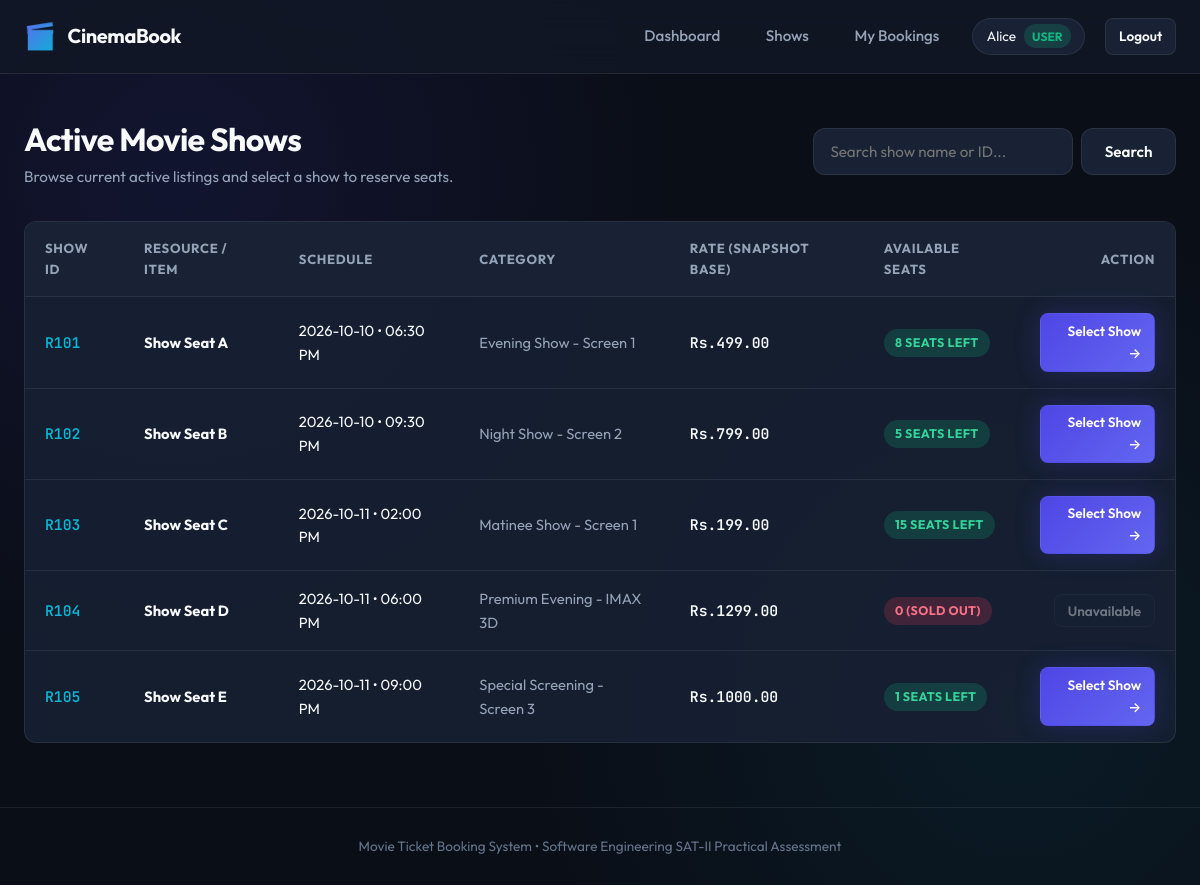
Page /shows (signed in) on the committed database.
### models/resource.py (models this page shows, shortened)
class Resource(Base):
    __tablename__ = 'resources'
    id = Column(String(50), primary_key=True)  # e.g., 'R101'
    name = Column(String(100), nullable=False)  # e.g., 'Show Seat A'
    rate = Column(Float, nullable=False)
    availability = Column(Integer, nullable=False, default=0)
    status = Column(String(20), default='ACTIVE')  # 'ACTIVE' or 'INACTIVE'
    created_at = Column(DateTime, default=lambda: datetime.now(timezone.utc))
    schedules = relationship('Schedule', back_populates='resource', cascade='all, delete-orphan')
    reservation_items = relationship('ReservationItem', back_populates='resource')

### models/schedule.py (models this page shows, shortened)
class Schedule(Base):
    __tablename__ = 'schedules'
    id = Column(Integer, primary_key=True, autoincrement=True)
    resource_id = Column(String(50), ForeignKey('resources.id'), nullable=False)
    date = Column(String(20), nullable=False)       # e.g., '2026-10-10'
    time = Column(String(20), nullable=False)       # e.g., '06:30 PM'
    category = Column(String(100), nullable=False)  # e.g., 'Evening Show - Screen 1'
    resource = relationship('Resource', back_populates='schedules')

### routes/user_routes.py (the view)
@user_bp.route('/shows')
@login_required
def shows():
    db = get_db()
    try:
        query_text = request.args.get('search', '').strip()
        query = db.query(Resource).filter(Resource.status == 'ACTIVE')
        if query_text:
            query = query.filter(Resource.name.ilike(f"%{query_text}%") | Resource.id.ilike(f"%{query_text}%"))
        resources = query.order_by(Resource.id).all()
        return render_template('shows.html', resources=resources, search_query=query_text)
    finally:
        db.close()

### routes/helpers.py (called while the page is built)
def get_db():
    return database_setup.SessionLocal()

def login_required(f):
    @wraps(f)
    def decorated_function(*args, **kwargs):
        if not session.get('user_id'):
            flash("Please log in to continue.", "warning")
            return redirect(url_for('user_bp.login'))
        return f(*args, **kwargs)
    return decorated_function

### templates/shows.html (shortened to what this page needs)
{% extends "base.html" %}
{% block content %}
<div style="display: flex; justify-content: space-between; align-items: center; margin-bottom: 2rem; flex-wrap: wrap; gap: 1rem;">
  <div>
    <h1 style="font-size: 2rem; font-weight: 700; letter-spacing: -0.02em;" id="shows-heading">Active Movie Shows</h1>
    <p style="color: var(--text-muted); font-size: 0.95rem;">Browse current active listings and select a show to reserve seats.</p>
  </div>
  <form method="GET" action="{{ url_for('user_bp.shows') }}" style="display: flex; gap: 0.5rem;" id="search-shows-form">
    <input type="text" name="search" id="search-input" value="{{ search_query }}" placeholder="Search show name or ID..." class="form-control" style="width: 260px;">
    <button type="submit" class="btn btn-secondary" id="btn-search-shows">Search</button>
  </form>
</div>
<div class="table-wrapper">
  <table class="table" id="shows-table">
    <thead>
      <tr>
        <th>Show ID</th>
        <th>Resource / Item</th>
        <th>Schedule</th>
        <th>Category</th>
        <th>Rate (Snapshot Base)</th>
        <th>Available Seats</th>
        <th style="text-align: right;">Action</th>
      </tr>
    </thead>
    <tbody>
      {% for res in resources %}
        <tr id="row-show-{{ res.id }}">
          <td><span class="mono" style="font-weight: 600; color: var(--accent-cyan);">{{ res.id }}</span></td>
          <td><strong>{{ res.name }}</strong></td>
          <td>
            {% if res.schedules %}
              <span>{{ res.schedules[0].date }} &bull; {{ res.schedules[0].time }}</span>
            {% else %}
              <span style="color: var(--text-dim);">General Daily</span>
            {% endif %}
          </td>
          <td>
            {% if res.schedules %}
              <span style="color: var(--text-muted);">{{ res.schedules[0].category }}</span>
            {% else %}
              Standard
            {% endif %}
          </td>
          <td>
            <span class="mono" style="font-weight: 600;">Rs.{{ "%.2f"|format(res.rate) }}</span>
          </td>
          <td>
            {% if res.availability > 0 %}
              <span class="badge badge-available" id="badge-avail-{{ res.id }}">
                {{ res.availability }} seats left
              </span>
            {% else %}
              <span class="badge badge-soldout" id="badge-avail-{{ res.id }}">
                0 (Sold Out)
              </span>
            {% endif %}
          </td>
          <td style="text-align: right;">
            {% if res.availability > 0 %}
              <a href="{{ url_for('user_bp.booking', resource_id=res.id) }}" class="btn btn-primary btn-sm" id="btn-select-{{ res.id }}">
                Select Show &rarr;
              </a>
            {% else %}
              <button class="btn btn-secondary btn-sm" disabled id="btn-select-{{ res.id }}">
                Unavailable
              </button>
            {% endif %}
          </td>
        </tr>
      {% else %}
        <tr>
          <td colspan="7" style="text-align: center; padding: 3rem; color: var(--text-muted);">
            No active movie shows found matching your criteria.
          </td>
        </tr>
      {% endfor %}
    </tbody>
  </table>
</div>
{% endblock %}

### templates/base.html (shortened to what this page needs)
<!DOCTYPE html>
<html lang="en">
<head>
  <link rel="stylesheet" href="{{ url_for('static', filename='css/style.css') }}">
</head>
<body>
  <header class="navbar">
    <div class="container nav-container">
      <a href="{{ url_for('user_bp.index') }}" class="brand" id="nav-brand">
        <span class="brand-icon">🎬</span>
        <span>CinemaBook</span>
      </a>
      <nav>
        <ul class="nav-links">
          {% if session_user_id %}
            {% if is_admin %}
              <li><a href="{{ url_for('admin_bp.admin_dashboard') }}" class="nav-link" id="nav-admin-dashboard">Admin Dashboard</a></li>
              <li><a href="{{ url_for('admin_bp.create_movie') }}" class="nav-link" id="nav-add-movie">+ Add Movie</a></li>
              <li><a href="{{ url_for('user_bp.shows') }}" class="nav-link" id="nav-shows">Browse Shows</a></li>
            {% else %}
              <li><a href="{{ url_for('user_bp.dashboard') }}" class="nav-link" id="nav-dashboard">Dashboard</a></li>
              <li><a href="{{ url_for('user_bp.shows') }}" class="nav-link" id="nav-shows">Shows</a></li>
              <li><a href="{{ url_for('user_bp.my_bookings') }}" class="nav-link" id="nav-my-bookings">My Bookings</a></li>
            {% endif %}
            <li>
              <div class="user-badge" id="nav-user-badge">
                <span>{{ session_name }}</span>
                <span class="role-tag {{ 'admin' if is_admin else 'user' }}">{{ session_role }}</span>
              </div>
            </li>
            <li><a href="{{ url_for('user_bp.logout') }}" class="btn btn-secondary btn-sm" id="btn-logout">Logout</a></li>
          {% else %}
            <li><a href="{{ url_for('user_bp.login') }}" class="btn btn-primary btn-sm" id="btn-login-nav">Login</a></li>
          {% endif %}
        </ul>
      </nav>
    </div>
  </header>
  <main class="main-content">
    <div class="container">
      {% block content %}{% endblock %}
    </div>
  </main>
  <footer class="footer">
    <div class="container">
      <p>Movie Ticket Booking System &bull; Software Engineering SAT-II Practical Assessment</p>
    </div>
  </footer>
</body>
</html>

### rows in the picture
Resource: id "R101", name "Show Seat A", date "2026-10-10", time "06:30 PM", category "Evening Show - Screen 1", rate "499.00", availability "8"
Resource: id "R102", name "Show Seat B", date "2026-10-10", time "09:30 PM", category "Night Show - Screen 2", rate "799.00", availability "5"
Resource: id "R103", name "Show Seat C", date "2026-10-11", time "02:00 PM", category "Matinee Show - Screen 1", rate "199.00", availability "15"
Resource: id "R104", name "Show Seat D", date "2026-10-11", time "06:00 PM", category "Premium Evening - IMAX 3D", rate "1299.00"
Resource: id "R105", name "Show Seat E", date "2026-10-11", time "09:00 PM", category "Special Screening - Screen 3", rate "1000.00", availability "1"

### other values in the picture
{{ session_name }} "Alice"
{{ session_role }} "USER"
